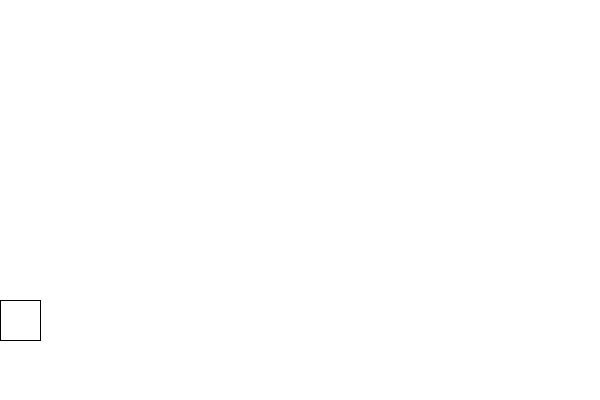
Frame 1 (no input)
Frame 60 (the mouse pressed at the canvas centre just before this capture): blank canvas, image omitted
Frame 120 (the mouse held since frame 60 and released just before this capture): blank canvas, image omitted

The Processing sketch that drew this single still picture (run headless with seeded random() and noise(); from frame 60 on, the mouse is pressed at the canvas centre):

// Processing sketch: KeyPressingVelocities
// ── KeyPressingVelocities.pde
float vel;
float x;
float y;
float step;


void setup() {
  vel = 1;
  x = 0;
  y = width/2;
  step = 2;
  size(600, 400);
}

void draw() {
  background(255);
  rect(x, y, 40, 40); 
  x = x+(step * vel);
  if (x > width) x = 0;
}

void keyPressed() {
  if (key == CODED) {
    if (keyCode == RIGHT) {
      vel = 2;
    } else if (keyCode == LEFT) {
      vel = 0.5;
    }
  }
}

void keyReleased() {
  if (key == CODED) {
    if (keyCode == RIGHT) {
      vel = 1;
    } else if (keyCode == LEFT) {
      vel = 1;
    }
  }
}
